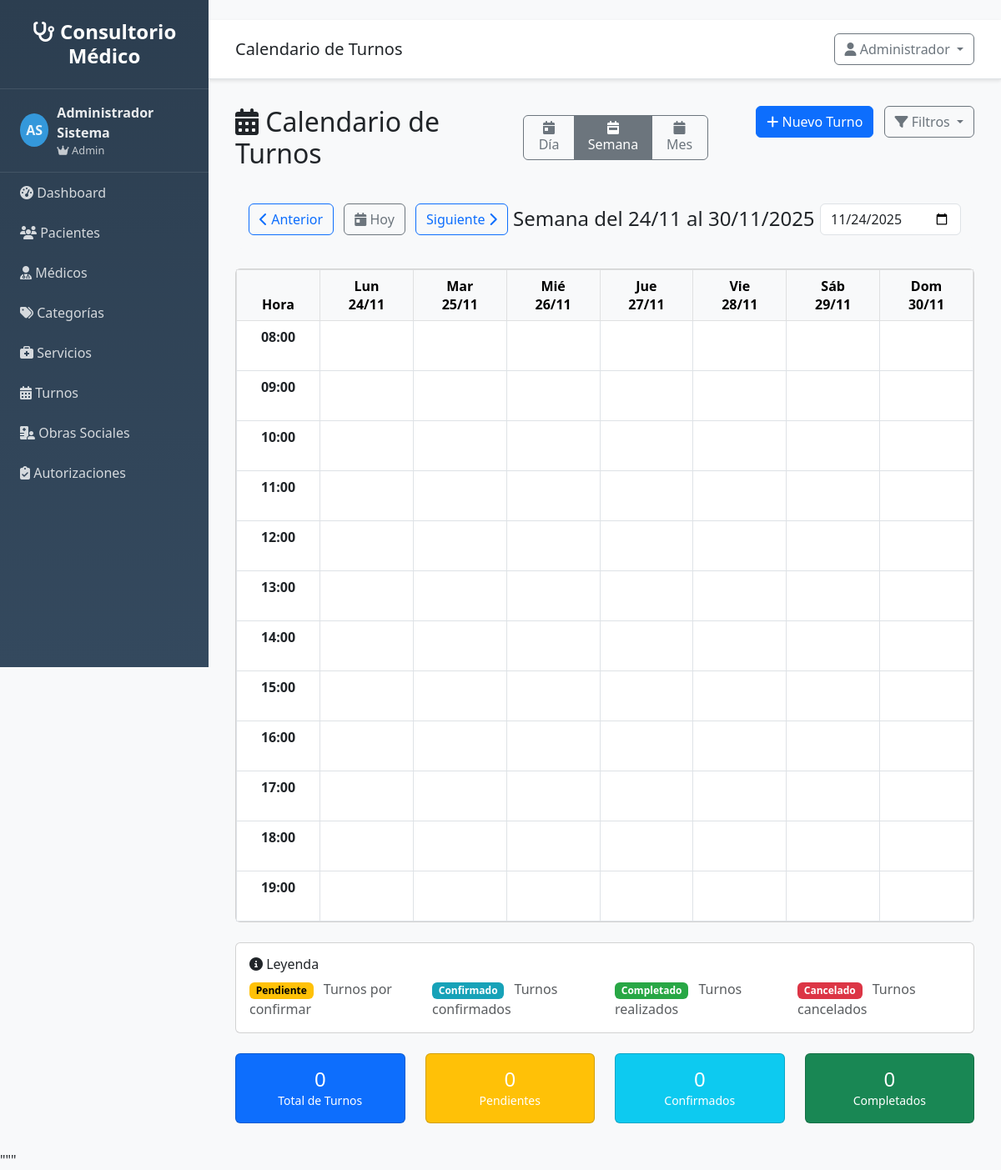
The page /turnos/calendario (signed in) on the database its author committed.
### src/models/usuario.py (models this page shows, shortened)
class Usuario(UserMixin, db.Model):
    __tablename__ = 'usuarios'
    __table_args__ = {'extend_existing': True}
    id = db.Column(db.Integer, primary_key=True)
    username = db.Column(db.String(80), unique=True, nullable=False)
    email = db.Column(db.String(120), unique=True, nullable=False)
    password_hash = db.Column(db.String(255), nullable=False)
    nombre = db.Column(db.String(100), nullable=False)
    apellido = db.Column(db.String(100), nullable=False)
    rol = db.Column(db.String(20), default='usuario')
    activo = db.Column(db.Boolean, default=True)
    ultimo_login = db.Column(db.DateTime)
    fecha_creacion = db.Column(db.DateTime, default=datetime.utcnow)
    @property
    def nombre_completo(self):
        return f"{self.nombre} {self.apellido}"
    def is_admin(self):
        return self.rol == 'admin'

### src/routes/turnos.py (the view, shortened to what this page needs)
@turnos_bp.route('/calendario')
@login_required
def calendario():
    fecha_param = request.args.get('fecha', date.today().isoformat())
    profesional_id = request.args.get('profesional_id', type=int)
    vista = request.args.get('vista', 'semana')  # dia, semana, mes
    try:
        try:
            fecha_base = datetime.strptime(fecha_param, '%Y-%m-%d').date()
        except ValueError:
            fecha_base = date.today()
        if vista == 'dia':
            fecha_inicio = fecha_base
            fecha_fin = fecha_base
        elif vista == 'semana':
            dias_desde_lunes = fecha_base.weekday()
            fecha_inicio = fecha_base - timedelta(days=dias_desde_lunes)
            fecha_fin = fecha_inicio + timedelta(days=6)
        else:  # mes
            fecha_inicio = fecha_base.replace(day=1)
            siguiente_mes = fecha_inicio.replace(month=fecha_inicio.month + 1) if fecha_inicio.month < 12 else fecha_inicio.replace(year=fecha_inicio.year + 1, month=1)
            fecha_fin = siguiente_mes - timedelta(days=1)
        turnos_query = Turno.query.filter(
            Turno.fecha >= fecha_inicio,
            Turno.fecha <= fecha_fin
        )
        if profesional_id:
            turnos_query = turnos_query.filter(Turno.profesional_id == profesional_id)
        turnos = turnos_query.order_by(Turno.fecha, Turno.hora).all()
        turnos_por_fecha = {}
        profesionales = ProfesionalService.get_all_profesionales()
        calendario_data = generar_datos_calendario(vista, fecha_base, turnos_por_fecha)
        estadisticas = calcular_estadisticas_calendario(turnos, vista)
        return render_template('turnos/calendario.html',
                             vista=vista,
                             fecha_base=fecha_base,
                             fecha_inicio=fecha_inicio,
                             fecha_fin=fecha_fin,
                             turnos_por_fecha=turnos_por_fecha,
                             profesionales=profesionales,
                             profesional_id=profesional_id,
                             calendario_data=calendario_data,
                             estadisticas=estadisticas,
                             formatear_fecha_es=formatear_fecha_es)
    except Exception as e:
        flash(f'Error al cargar calendario: {str(e)}', 'error')
        return render_template('turnos/calendario.html',
                             vista='semana',
                             fecha_base=date.today(),
                             turnos_por_fecha={},
                             profesionales=[],
                             calendario_data={},
                             estadisticas={})

### templates/turnos/calendario.html (shortened to what this page needs)
{% extends "base.html" %}
{% block page_title %}Calendario de Turnos{% endblock %}
{% block content %}
<div class="row mb-4">
    <div class="col-md-8">
        <div class="d-flex align-items-center">
            <h2 class="mb-0 me-4">
                <i class="fas fa-calendar-alt"></i> Calendario de Turnos
            </h2>
            <div class="btn-group me-3" role="group">
                <button type="button" class="btn btn-outline-secondary {% if vista == 'dia' %}active{% endif %}"
                        onclick="cambiarVista('dia')" id="btnDia">
                    <i class="fas fa-calendar-day"></i> Día
                </button>
                <button type="button" class="btn btn-outline-secondary {% if vista == 'semana' %}active{% endif %}"
                        onclick="cambiarVista('semana')" id="btnSemana">
                    <i class="fas fa-calendar-week"></i> Semana
                </button>
                <button type="button" class="btn btn-outline-secondary {% if vista == 'mes' %}active{% endif %}"
                        onclick="cambiarVista('mes')" id="btnMes">
                    <i class="fas fa-calendar"></i> Mes
                </button>
            </div>
        </div>
    </div>
    <div class="col-md-4 text-end">
        <a href="{{ url_for('turnos.nuevo') }}" class="btn btn-primary">
            <i class="fas fa-plus"></i> Nuevo Turno
        </a>
        <div class="btn-group ms-2">
            <button type="button" class="btn btn-outline-secondary dropdown-toggle" data-bs-toggle="dropdown">
                <i class="fas fa-filter"></i> Filtros
            </button>
        </div>
    </div>
</div>
<div class="row mb-4">
    <div class="col-12">
        <div class="calendar-navigation d-flex justify-content-between align-items-center">
            <div>
                <button class="btn btn-outline-primary" onclick="navegarCalendario('prev')">
                    <i class="fas fa-chevron-left"></i> Anterior
                </button>
                <button class="btn btn-outline-secondary mx-2" onclick="irAHoy()">
                    <i class="fas fa-calendar-day"></i> Hoy
                </button>
                <button class="btn btn-outline-primary" onclick="navegarCalendario('next')">
                    Siguiente <i class="fas fa-chevron-right"></i>
                </button>
            </div>
            <div>
                <h4 class="mb-0" id="fechaActual">{{ calendario_data.titulo or fecha_base.strftime('%B %Y') }}</h4>
            </div>
            <div>
                <input type="date" class="form-control" id="fechaSelector"
                       value="{{ fecha_base.isoformat() }}" onchange="irAFecha(this.value)">
            </div>
        </div>
    </div>
</div>
<div class="row">
    <div class="col-12">
        <div class="card">
            <div class="card-body p-0">
                <div id="vistaSemanal" class="calendar-view" {% if vista != 'semana' %}style="display: none;"{% endif %}>
                    <div class="table-responsive">
                        <table class="table table-bordered calendar-table mb-0">
                            <thead class="table-light">
                                <tr>
                                    <th width="100" class="text-center">Hora</th>
                                    {% if calendario_data.fechas %}
                                        {% for fecha in calendario_data.fechas %}
                                        <th class="text-center">
                                            <div>{{ formatear_fecha_es(fecha, 'dia_corto') }}</div>
                                            <div class="fw-bold">{{ fecha.strftime('%d/%m') }}</div>
                                        </th>
                                        {% endfor %}
                                    {% endif %}
                                </tr>
                            </thead>
                            <tbody id="calendarioSemanal">
                                {% for hora in calendario_data.horarios %}
                                <tr>
                                    <td class="text-center fw-bold">{{ '%02d:00'|format(hora) }}</td>
                                    {% if calendario_data.fechas %}
                                        {% for fecha in calendario_data.fechas %}
                                        <td class="calendar-cell" data-fecha="{{ fecha.isoformat() }}" data-hora="{{ hora }}"
                                            onclick="crearTurnoRapido('{{ fecha.isoformat() }}', '{{ '%02d:00'|format(hora) }}')">
                                            {% set turnos_dia = turnos_por_fecha.get(fecha.isoformat(), []) %}
                                        </td>
                                        {% endfor %}
                                    {% else %}
                                        {% for dia in range(7) %}
                                        <td class="calendar-cell" data-day="{{ dia }}" data-hora="{{ hora }}"></td>
                                        {% endfor %}
                                    {% endif %}
                                </tr>
                                {% endfor %}
                            </tbody>
                        </table>
                    </div>
                </div>
            </div>
        </div>
    </div>
</div>
<div class="row mt-4">
    <div class="col-12">
        <div class="card">
            <div class="card-body">
                <h6 class="card-title">
                    <i class="fas fa-info-circle"></i> Leyenda
                </h6>
                <div class="row">
                    <div class="col-md-3">
                        <span class="badge status-pendiente me-2">Pendiente</span>
                        <span class="text-muted">Turnos por confirmar</span>
                    </div>
                    <div class="col-md-3">
                        <span class="badge status-confirmado me-2">Confirmado</span>
                        <span class="text-muted">Turnos confirmados</span>
                    </div>
                    <div class="col-md-3">
                        <span class="badge status-completado me-2">Completado</span>
                        <span class="text-muted">Turnos realizados</span>
                    </div>
                    <div class="col-md-3">
                        <span class="badge status-cancelado me-2">Cancelado</span>
                        <span class="text-muted">Turnos cancelados</span>
                    </div>
                </div>
            </div>
        </div>
    </div>
</div>
<div class="row mt-4">
    <div class="col-md-3">
        <div class="card bg-primary text-white">
            <div class="card-body text-center">
                <h4 class="mb-0">{{ estadisticas.total_turnos or 0 }}</h4>
                <small>Total de Turnos</small>
            </div>
        </div>
    </div>
    <div class="col-md-3">
        <div class="card bg-warning text-white">
            <div class="card-body text-center">
                <h4 class="mb-0">{{ estadisticas.pendientes or 0 }}</h4>
                <small>Pendientes</small>
            </div>
        </div>
    </div>
    <div class="col-md-3">
        <div class="card bg-info text-white">
            <div class="card-body text-center">
                <h4 class="mb-0">{{ estadisticas.confirmados or 0 }}</h4>
                <small>Confirmados</small>
            </div>
        </div>
    </div>
    <div class="col-md-3">
        <div class="card bg-success text-white">
            <div class="card-body text-center">
                <h4 class="mb-0">{{ estadisticas.completados or 0 }}</h4>
                <small>Completados</small>
            </div>
        </div>
    </div>
</div>
{% endblock %}

### templates/base.html (shortened to what this page needs)
<!DOCTYPE html>
<html lang="es">
<head>
    <link href="https://cdn.jsdelivr.net/npm/bootstrap@5.3.0/dist/css/bootstrap.min.css" rel="stylesheet">
    <link href="https://cdnjs.cloudflare.com/ajax/libs/font-awesome/6.4.0/css/all.min.css" rel="stylesheet">
</head>
<body>
    <nav class="sidebar" id="sidebar">
        <div class="logo">
            <h4><i class="fas fa-stethoscope"></i> Consultorio Médico</h4>
        </div>
        {% if current_user and current_user.is_authenticated %}
        <div class="user-info">
            <div class="user-avatar">
                {{ current_user.nombre[0] if current_user.nombre else 'U' }}{{ current_user.apellido[0] if current_user.apellido else 'S' }}
            </div>
            <div>
                <div class="fw-bold">{{ current_user.nombre_completo if current_user.nombre_completo else 'Usuario' }}</div>
                <div style="font-size: 0.8em; opacity: 0.8;">
                    {% if current_user.is_admin and current_user.is_admin() %}
                        <i class="fas fa-crown"></i> Admin
                    {% elif current_user.is_medico and current_user.is_medico() %}
                        <i class="fas fa-user-md"></i> Médico
                    {% else %}
                        <i class="fas fa-user"></i> Usuario
                    {% endif %}
                </div>
            </div>
        </div>
        {% endif %}
        <ul class="nav flex-column">
            <li class="nav-item">
                <a class="nav-link" href="{{ url_for('main.index') }}">
                    <i class="fas fa-tachometer-alt"></i> Dashboard
            </a>
        </li>
            {% if current_user and current_user.is_authenticated %}
            <li class="nav-item">
                <a class="nav-link" href="{{ url_for('clientes.listar') if url_for else '#' }}">
                    <i class="fas fa-users"></i> Pacientes
                </a>
            </li>
            <li class="nav-item">
                <a class="nav-link" href="{{ url_for('profesionales.listar') if url_for else '#' }}">
                    <i class="fas fa-user-md"></i> Médicos
                </a>
            </li>
            <li class="nav-item">
                <a class="nav-link" href="{{ url_for('categorias.listar') if url_for else '#' }}">
                    <i class="fas fa-tags"></i> Categorías
                </a>
            </li>
            <li class="nav-item">
                <a class="nav-link" href="{{ url_for('servicios.listar') if url_for else '#' }}">
                    <i class="fas fa-briefcase-medical"></i> Servicios
                </a>
            </li>
            <li class="nav-item">
                <a class="nav-link" href="{{ url_for('turnos.listar') if url_for else '#' }}">
                    <i class="fas fa-calendar-alt"></i> Turnos
                </a>
            </li>
            <li class="nav-item">
                <a class="nav-link" href="{{ url_for('obras_sociales.listar') if url_for else '#' }}">
                    <i class="fas fa-hospital-user"></i> Obras Sociales
                </a>
            </li>
            <li class="nav-item">
                <a class="nav-link" href="{{ url_for('autorizaciones.listar') if url_for else '#' }}">
                    <i class="fas fa-clipboard-check"></i> Autorizaciones
                </a>
            </li>
            {% endif %}
        </ul>
    </nav>
    <div class="main-content">
        <div class="top-navbar d-flex justify-content-between align-items-center">
            <div>
                <h5 class="mb-0">{% block page_title %}Sistema de Gestión{% endblock %}</h5>
            </div>
            <div class="dropdown">
                <button class="btn btn-outline-secondary dropdown-toggle" type="button" data-bs-toggle="dropdown">
                    <i class="fas fa-user"></i>
                    {% if current_user and current_user.is_authenticated %}
                        {{ current_user.nombre if current_user.nombre else 'Usuario' }}
                    {% else %}
                        Invitado
                    {% endif %}
                </button>
            </div>
        </div>
        <div class="content-wrapper">
            {% block content %}{% endblock %}
        </div>
    </div>
</body>
</html>

### rows shown on the page
Usuario: nombre "A", apellido "S", nombre+apellido "Administrador Sistema", nombre "Administrador"

### other values the page prints
{{ calendario_data.titulo or fecha_base.strftime('%B %Y') }} "Semana del 24/11 al 30/11/2025"
{{ fecha.strftime('%d/%m') }} "24/11" "25/11" "26/11" "27/11" "28/11" "29/11" "30/11"
{{ '%02d:00'|format(hora) }} "08:00" "09:00" "10:00" "11:00" "12:00" "13:00" "14:00" "15:00" "16:00" "17:00" "18:00" "19:00"
{{ estadisticas.total_turnos or 0 }} "0"
{{ estadisticas.pendientes or 0 }} "0"
{{ estadisticas.confirmados or 0 }} "0"
{{ estadisticas.completados or 0 }} "0"
